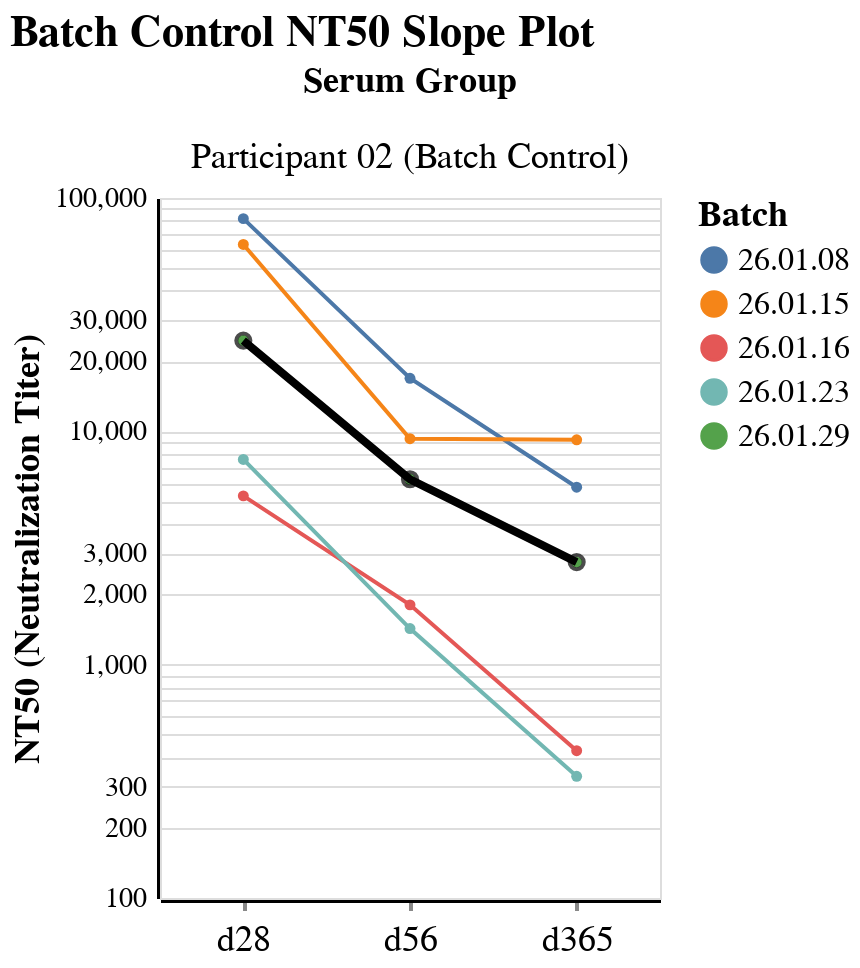

Write notebook code for a chart like this one.
### Code cell
virus_order = ["d28", "d56", "d365"]
highlight = alt.selection_point(fields=['serum'], on='mouseover', nearest=True)

# Individual serum lines
individual_lines = (
    alt.Chart(ID_table)
    .mark_line(point=True)
    .encode(
        x=alt.X('virus:N', sort=virus_order, title=None),
        y=alt.Y('value:Q',
                scale=alt.Scale(type='log'),
                title=y_label),
        color=alt.Color(
            'batch:N', title='Batch', 
            legend=alt.Legend(
                titleFontSize=18,
                labelFontSize=16,
                symbolSize=150
            )
        ),
        detail='serum:N',
        opacity=alt.condition(highlight, alt.value(1), alt.value(0.4)),
        tooltip=['serum', 'serum group:N', 'virus',
                 alt.Tooltip('value', format='.3f', title=y_label)]
    )
    .add_params(highlight)
)

# Explicit median aggregation
median_line = (
    alt.Chart(ID_table)
    .transform_aggregate(
        median_value='median(value)',
        groupby=['virus', 'serum group']
    )
    .mark_line(color='black', strokeWidth=4)
    .encode(
        x=alt.X('virus:N', sort=virus_order),
        y=alt.Y('median_value:Q',
                scale=alt.Scale(type='log'))
    )
)

median_points = (
    alt.Chart(ID_table)
    .transform_aggregate(
        median_value='median(value)',
        groupby=['virus', 'serum group']
    )
    .mark_point(color='black', size=50)
    .encode(
        x=alt.X('virus:N', sort=virus_order, axis=alt.Axis(
                #makes the x axis labels sit horizontally, centered under the ticks
                labelAngle=0,       
                labelAlign='center',
                labelBaseline ='top',
                labelPadding=6
                )
        ),
        y=alt.Y('median_value:Q',
                scale=alt.Scale(type='log'), axis=alt.Axis(labelPadding=6))
    )
)

base_chart = alt.layer(
    individual_lines,
    median_line,
    median_points
).properties(width=250, height=350)

faceted_chart = (
    base_chart
    .facet(column=alt.Column('serum group:N', title='Serum Group'))
    .configure_axisX(
        ticks=True,
        labelFontSize=18,
        titleFontSize=18,
        domainWidth=2,
        tickWidth=2,
        domainColor='black'
    )
    .configure_axisY(
        ticks=False,
        labelFontSize=14,
        titleFontSize=18,
        domainWidth = 2,
        domainColor='black'
    )
    .configure_header(
        labelFontSize=18,
        titleFontSize=18
    )
    .configure_title(
        fontSize=22
    )
    .properties(title=f'{plot_label} Slope Plot')
)


faceted_chart.save(plots_name)
faceted_chart.save(svg_name)
faceted_chart

### Figure 1 — Vega-Lite specification as saved in the notebook (floating-point values rounded to 4 significant figures)
{"config": {"view": {"continuousWidth": 300, "continuousHeight": 300}, "axisX": {"domainColor": "black", "domainWidth": 2, "labelFontSize": 18, "tickWidth": 2, "ticks": true, "titleFontSize": 18}, "axisY": {"domainColor": "black", "domainWidth": 2, "labelFontSize": 14, "ticks": false, "titleFontSize": 18}, "header": {"labelFontSize": 18, "titleFontSize": 18}, "title": {"fontSize": 22}}, "data": {"name": "data-164924c76e1d49ea1f7b37464bb54485"}, "facet": {"column": {"field": "serum group", "title": "Serum Group", "type": "nominal"}}, "spec": {"layer": [{"mark": {"type": "line", "point": true}, "encoding": {"color": {"field": "batch", "legend": {"labelFontSize": 16, "symbolSize": 150, "titleFontSize": 18}, "title": "Batch", "type": "nominal"}, "detail": {"field": "serum", "type": "nominal"}, "opacity": {"condition": {"param": "param_ed6809a5f5ea8bf7", "value": 1}, "value": 0.4}, "tooltip": [{"field": "serum", "type": "quantitative"}, {"field": "serum group", "type": "nominal"}, {"field": "virus", "type": "nominal"}, {"field": "value", "format": ".3f", "title": "NT50 (Neutralization Titer)", "type": "quantitative"}], "x": {"field": "virus", "sort": ["d28", "d56", "d365"], "title": null, "type": "nominal"}, "y": {"field": "value", "scale": {"type": "log"}, "title": "NT50 (Neutralization Titer)", "type": "quantitative"}}, "name": "view_f5f4b5fe33fb52f4_0"}, {"mark": {"type": "line", "color": "black", "strokeWidth": 4}, "encoding": {"x": {"field": "virus", "sort": ["d28", "d56", "d365"], "type": "nominal"}, "y": {"field": "median_value", "scale": {"type": "log"}, "type": "quantitative"}}, "transform": [{"aggregate": [{"op": "median", "field": "value", "as": "median_value"}], "groupby": ["virus", "serum group"]}]}, {"mark": {"type": "point", "color": "black", "size": 50}, "encoding": {"x": {"axis": {"labelAlign": "center", "labelAngle": 0, "labelBaseline": "top", "labelPadding": 6}, "field": "virus", "sort": ["d28", "d56", "d365"], "type": "nominal"}, "y": {"axis": {"labelPadding": 6}, "field": "median_value", "scale": {"type": "log"}, "type": "quantitative"}}, "transform": [{"aggregate": [{"op": "median", "field": "value", "as": "median_value"}], "groupby": ["virus", "serum group"]}]}], "height": 350, "width": 250}, "params": [{"name": "param_ed6809a5f5ea8bf7", "select": {"type": "point", "fields": ["serum"], "nearest": true, "on": "mouseover"}, "views": ["view_f5f4b5fe33fb52f4_0"]}], "title": "Batch Control NT50 Slope Plot", "$schema": "https://vega.github.io/schema/vega-lite/v6.1.0.json", "datasets": {"data-164924c76e1d49ea1f7b37464bb54485": [{"serum": 2, "virus": "d28", "ID": 0.5, "dilution": 81570.0, "value": 81570.0, "serum group": "Participant 02 (Batch Control)", "batch": "26.01.08 "}, {"serum": 2, "virus": "d56", "ID": 0.5, "dilution": 16880.0, "value": 16880.0, "serum group": "Participant 02 (Batch Control)", "batch": "26.01.08 "}, {"serum": 2, "virus": "d365", "ID": 0.5, "dilution": 5760.0, "value": 5760.0, "serum group": "Participant 02 (Batch Control)", "batch": "26.01.08 "}, {"serum": 2, "virus": "d28", "ID": 0.5, "dilution": 63220.0, "value": 63220.0, "serum group": "Participant 02 (Batch Control)", "batch": "26.01.15 "}, {"serum": 2, "virus": "d56", "ID": 0.5, "dilution": 9300.0, "value": 9300.0, "serum group": "Participant 02 (Batch Control)", "batch": "26.01.15 "}, {"serum": 2, "virus": "d365", "ID": 0.5, "dilution": 9199.0, "value": 9199.0, "serum group": "Participant 02 (Batch Control)", "batch": "26.01.15 "}, {"serum": 2, "virus": "d28", "ID": 0.5, "dilution": 5289.0, "value": 5289.0, "serum group": "Participant 02 (Batch Control)", "batch": "26.01.16"}, {"serum": 2, "virus": "d56", "ID": 0.5, "dilution": 1804.0, "value": 1804.0, "serum group": "Participant 02 (Batch Control)", "batch": "26.01.16"}, {"serum": 2, "virus": "d365", "ID": 0.5, "dilution": 427.8, "value": 427.8, "serum group": "Participant 02 (Batch Control)", "batch": "26.01.16"}, {"serum": 2, "virus": "d28", "ID": 0.5, "dilution": 7576.0, "value": 7576.0, "serum group": "Participant 02 (Batch Control)", "batch": "26.01.23"}, {"serum": 2, "virus": "d56", "ID": 0.5, "dilution": 1428.0, "value": 1428.0, "serum group": "Participant 02 (Batch Control)", "batch": "26.01.23"}, {"serum": 2, "virus": "d365", "ID": 0.5, "dilution": 332.4, "value": 332.4, "serum group": "Participant 02 (Batch Control)", "batch": "26.01.23"}, {"serum": 2, "virus": "d28", "ID": 0.5, "dilution": 24490.0, "value": 24490.0, "serum group": "Participant 02 (Batch Control)", "batch": "26.01.29"}, {"serum": 2, "virus": "d56", "ID": 0.5, "dilution": 6232.0, "value": 6232.0, "serum group": "Participant 02 (Batch Control)", "batch": "26.01.29"}, {"serum": 2, "virus": "d365", "ID": 0.5, "dilution": 2751.0, "value": 2751.0, "serum group": "Participant 02 (Batch Control)", "batch": "26.01.29"}]}}
